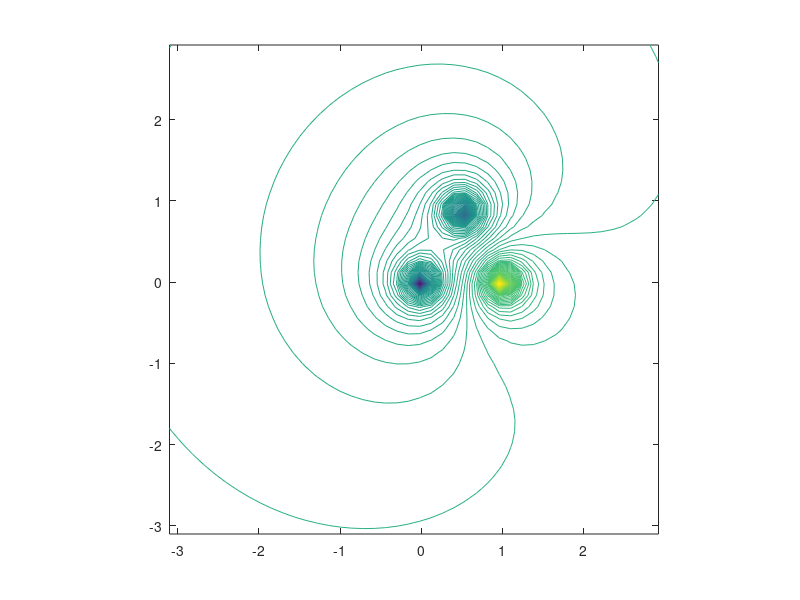

This figure's MATLAB source:
clear; clf; hold off;
%0.07
%0.0175
xa=-3.1:0.14:3;
ya=-3.1:0.14:3;
k=1.; 
q1 = 1; 
q2 =-1;
q3 =-1;
x1 = 1;     y1 = 0;
x2 = 0;     y2 = 0;
x3 = 0.5;   y3 = sqrt(3) * abs(x2 - x1) / 2;
[x,y]=meshgrid(xa,ya);
z = k*q1./sqrt((x - x1).^2+(y - y1).^2)+...
    k*q2./sqrt((x - x2).^2+(y - y2).^2)+...
    k*q3./sqrt((x - x3).^2+(y - y3).^2);
zmax=max(max(z));
zmin=min(min(z));
dz=(zmax-zmin)/200;
nivel=zmin:dz:zmax;
contour(x,y,z,nivel);
axis equal